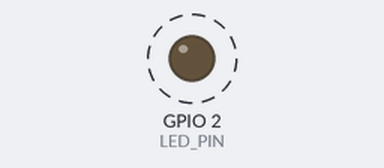
Recording of a sketch running on a simulated ESP8266 (NodeMCU). On the bench: output pins drawn as LEDs (lit = HIGH). Dashed ring = blinking. What the sketch prints to the serial monitor is not drawn.

Above: at 2.1 s.
Timing chart, 0 to 5.0 s (numbered marks = the images above):
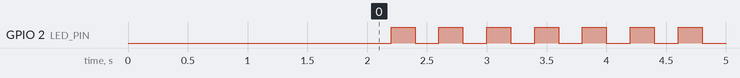

Measured:
- by itself, GPIO 2 (LED_PIN): alternates HIGH for 0.20 s and LOW for 0.20 s

The sketch:

sketch_mar20b.ino
```cpp
//#define LED_PIN LED_BUILTIN
#define LED_PIN 2

#include <ESP8266WiFi.h>

void setup() {
  // put your setup code here, to run once:
  Serial.begin(115200);
  pinMode(LED_PIN,OUTPUT);

  delay(2000);

  Serial.print("LED PIN : ");
  Serial.println(LED_PIN);
  Serial.print("LED BUILTIN :");
  Serial.println(LED_BUILTIN);
}

void loop() {
  // put your main code here, to run repeatedly:
  digitalWrite(LED_PIN, LOW);
  delay(200);
  digitalWrite(LED_PIN, HIGH);
  delay(200);

}
```
